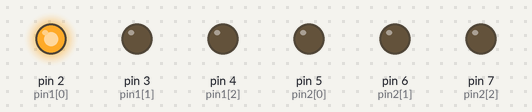
Simulated run of this program. Board: Arduino Uno, built with avr-gcc and run on an emulated ATmega328P. Shown: output pins drawn as LEDs (lit = HIGH).

Above: at 5.0 s.
At 15.0 s:
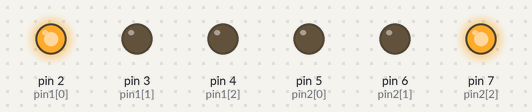
At 22.5 s:
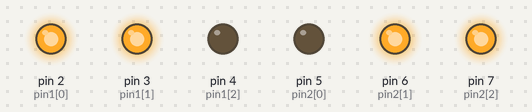
At 32.5 s:
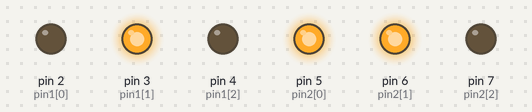
At 47.5 s:
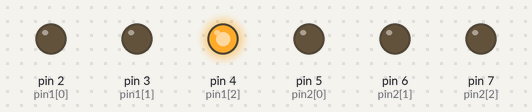
At 62.5 s:
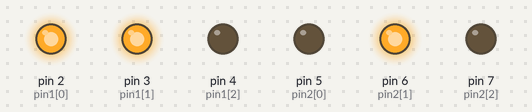
Timing chart, 0 to 78.0 s (numbered marks = the images above):
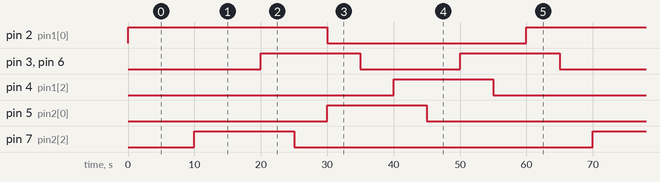

The program:

main.cpp
```cpp
#include <Arduino.h>
int sem1[4][3]={
                {1,0,0},
                {1,1,0},
                {0,0,1},
                {0,1,0}
                };

int sem2[4][3]={
                  {0,0,1},
                  {0,1,0},
                  {1,0,0},
                  {0,1,0}
                  };

int pin1[3]={2,3,4};

int pin2[3]={5,6,7};

void setup() {
 for(int i=0; i<3; i++){
    pinMode (pin1[i], OUTPUT);
    pinMode (pin2[i], OUTPUT);
 }
}

void loop() {

for(int i=0; i<4; i++){
  for(int c=0; c<3; c++){
    digitalWrite(pin1[c], sem1[i][c]);
    digitalWrite(pin2[c], sem2[i][c]);
    delay(5000);
  }
 }
}
```

Measured:
- by itself, pin 2 (pin1[0]): alternates HIGH for 30.0 s and LOW for 30.0 s
- by itself, pin 3 (pin1[1]), pin 6 (pin2[1]): alternates HIGH for 15.0 s and LOW for 15.0 s
- by itself, pin 4 (pin1[2]), pin 5 (pin2[0]), pin 7 (pin2[2]): alternates HIGH for 15.0 s and LOW for 45.0 s
